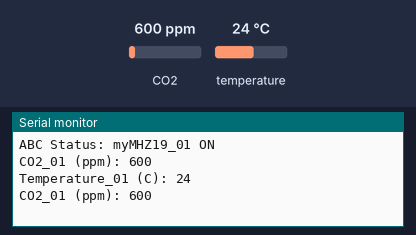
A sketch run on a simulated Arduino Uno, built with avr-gcc and run on an emulated ATmega328P. Shown: the last lines printed to the serial monitor. Inputs (shaded band) come from the test bench; at power-on: CO2 600 ppm, temperature 24 °C.

Above: at 5.8 s.
5.9 s: CO2 set to 452 ppm
At 7.5 s:
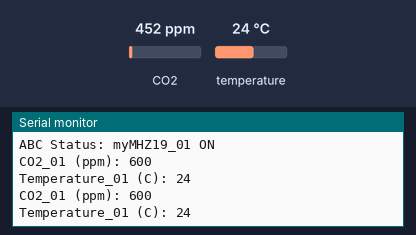
10.2 s: temperature set to 12 °C
At 12.4 s:
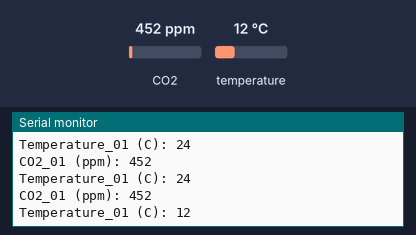
14.5 s: CO2 set to 1050 ppm
At 15.5 s:
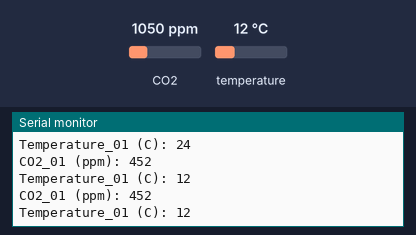
Timing chart, 0 to 17.5 s (numbered marks = the images above; inputs shaded):
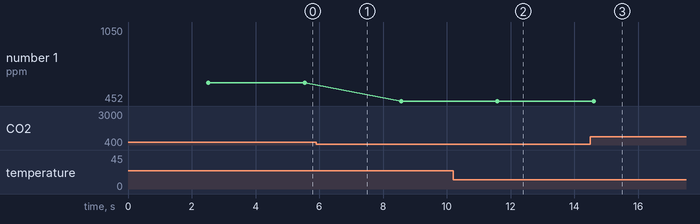

Measured:
- after the input at 10.2 s, the serial monitor: prints a new line after 1.9 s (image 2)
- plotted number 1: 600 → 452 after the input at 5.9 s, 452 → 1050 after the input at 14.5 s

The sketch:

MH-Z19B.ino
```cpp
/*
    NOTE - the order of functions is important for correct
    calibration.

    Where other CO2 sensors require an nitrogen atmosphere to "zero"
    the sensor CO2 reference, the MHZ19 "zero" (confusingly) refers to the
    background CO2 level hardcoded into the device at 400ppm (getBackgroundCO2()
    sends a command to the device to retrieve the value);

    The best start for your sensor is to wait till CO2 values are as close to background
    levels as possible (currently an average of ~418ppm). Usually at night time and outside
    if possible, otherwise when the house has been unoccupied for as long as possible such.

    HOW TO USE:

    ----- Hardware Method  -----
    By pulling the zero HD low (0V) for 7 Secs as per the datasheet.

    ----- Software Method -----
    Run this example while in an ideal environment (I.e. restarting the device). Once
    restarted, disconnect MHZ19 from device and upload a new sketch to avoid
    recalibration.

    ----- Auto calibration ----
    If you are using auto calibration, the sensor will adjust its self every 24 hours
    (note here, the auto calibration algorithm uses the lowest observe CO2 value
    for that set of 24 hours as the zero - so, if your device is under an environment
    which does not fall to these levels, consider turning this off in your setup code).

    If autoCalibration is set to "false", then getting the background calibration levels
    correct at first try is essential.
*/

#include <Arduino.h>
#include "MHZ19.h"
#include <SoftwareSerial.h>                                // Remove if using HardwareSerial or non-uno library compatable device

#define RX_PIN_01 10
#define TX_PIN_01 11
#define RX_PIN_02 8
#define TX_PIN_02 9
#define RX_PIN_03 6
#define TX_PIN_03 7
#define RX_PIN_04 4
#define TX_PIN_04 5
#define BAUDRATE 9600                                      // Native to the sensor (do not change)

MHZ19 myMHZ19_01, myMHZ19_02, myMHZ19_03, myMHZ19_04;

SoftwareSerial mySerial_1(RX_PIN_01, TX_PIN_01);    // Uno example
//SoftwareSerial mySerial_2(RX_PIN_02, TX_PIN_02);
//SoftwareSerial mySerial_3(RX_PIN_03, TX_PIN_03);
//SoftwareSerial mySerial_4(RX_PIN_04, TX_PIN_04);
//HardwareSerial mySerial(1);               // ESP32 Example

unsigned long getDataTimer = 0;

void setup()
{
    Serial.begin(9600);

    mySerial_1.begin(BAUDRATE);                                    // Uno example: Begin Stream with MHZ19 baudrate
 //   mySerial_2.begin(BAUDRATE);
 //   mySerial_3.begin(BAUDRATE);
 //   mySerial_4.begin(BAUDRATE);
    //mySerial.begin(BAUDRATE, SERIAL_8N1, RX_PIN, TX_PIN);      // ESP32 Example

    myMHZ19_01.begin(mySerial_1);                                // *Important, Pass your Stream reference
 //   myMHZ19_02.begin(mySerial_2);
 //   myMHZ19_03.begin(mySerial_3);
 //   myMHZ19_04.begin(mySerial_4);

    /*            ### setRange(value)###
       Basic:
       setRange(value) - set range to value (advise 2000 or 5000).
       setRange()      - set range to 2000.

       Advanced:
       Use verifyRange(int range) from this code at the bottom.
    */

    myMHZ19_01.setRange(2000);
 //   myMHZ19_02.setRange(2000);
 //   myMHZ19_03.setRange(2000);
 //   myMHZ19_04.setRange(2000);
    /*            ###calibrateZero()###
       Basic:
       calibrateZero() - request zero calibration

       Advanced:
       In Testing.
    */

    myMHZ19_01.calibrateZero();
 //   myMHZ19_02.calibrateZero();
 //   myMHZ19_03.calibrateZero();
 //   myMHZ19_04.calibrateZero();

    /*             ### setSpan(value)###
       Basic:
       setSpan(value) - set span to value (strongly recommend 2000)
       setSpan()      - set span to 2000;

    */

    myMHZ19_01.setSpan(2000);
  //  myMHZ19_02.setSpan(2000);
  //  myMHZ19_03.setSpan(2000);
  //  myMHZ19_04.setSpan(2000);

    /*            ###autoCalibration(false)###
       Basic:
       autoCalibration(false) - turns auto calibration OFF. (automatically sent before defined period elapses)
       autoCalibration(true)  - turns auto calibration ON.
       autoCalibration()      - turns auto calibration ON.

       Advanced:
       autoCalibration(true, 12) - turns autocalibration ON and calibration period to 12 hrs (maximum 24hrs).
    */

    myMHZ19_01.autoCalibration(true, 24);
//    myMHZ19_02.autoCalibration(true, 24);
//    myMHZ19_03.autoCalibration(true, 24);
//    myMHZ19_04.autoCalibration(true, 24);
    Serial.print("ABC Status: "); myMHZ19_01.getABC() ? Serial.println("myMHZ19_01 ON") :  Serial.println("myMHZ19_01 OFF");
//    Serial.print("ABC Status: "); myMHZ19_02.getABC() ? Serial.println("myMHZ19_02 ON") :  Serial.println("myMHZ19_02 OFF");
//    Serial.print("ABC Status: "); myMHZ19_03.getABC() ? Serial.println("myMHZ19_03 ON") :  Serial.println("myMHZ19_03 OFF");
//    Serial.print("ABC Status: "); myMHZ19_04.getABC() ? Serial.println("myMHZ19_04 ON") :  Serial.println("myMHZ19_04 OFF");

}

void loop()
{
    if (millis() - getDataTimer >= 2000)     // Check if interval has elapsed (non-blocking delay() equivilant)
    {
        int CO2_01,CO2_02, CO2_03, CO2_04;
        CO2_01 = myMHZ19_01.getCO2();        delay(500);
 //       CO2_02 = myMHZ19_02.getCO2();        delay(500);
 //       CO2_03 = myMHZ19_03.getCO2();        delay(500);
 //       CO2_04 = myMHZ19_04.getCO2();        delay(500);

        Serial.print("CO2_01 (ppm): ");  Serial.println(CO2_01);
 //       Serial.print("CO2_02 (ppm): ");  Serial.println(CO2_02);
 //       Serial.print("CO2_03 (ppm): ");  Serial.println(CO2_03);
 //       Serial.print("CO2_04 (ppm): ");  Serial.println(CO2_04);

        int8_t Temp_01, Temp_02, Temp_03, Temp_04;                           // Buffer for temperature
        Temp_01 = myMHZ19_01.getTemperature();      delay(500); // Request Temperature (as Celsius)
 //       Temp_02 = myMHZ19_02.getTemperature();      delay(500);
 //       Temp_03 = myMHZ19_03.getTemperature();      delay(500);
 //       Temp_04 = myMHZ19_04.getTemperature();      delay(500);
        Serial.print("Temperature_01 (C): ");  Serial.println(Temp_01);
 //       Serial.print("Temperature_02 (C): ");  Serial.println(Temp_02);
 //       Serial.print("Temperature_03 (C): ");  Serial.println(Temp_03);
 //       Serial.print("Temperature_04 (C): ");  Serial.println(Temp_04);

        getDataTimer = millis();              // Update inerval
    }
}
```
